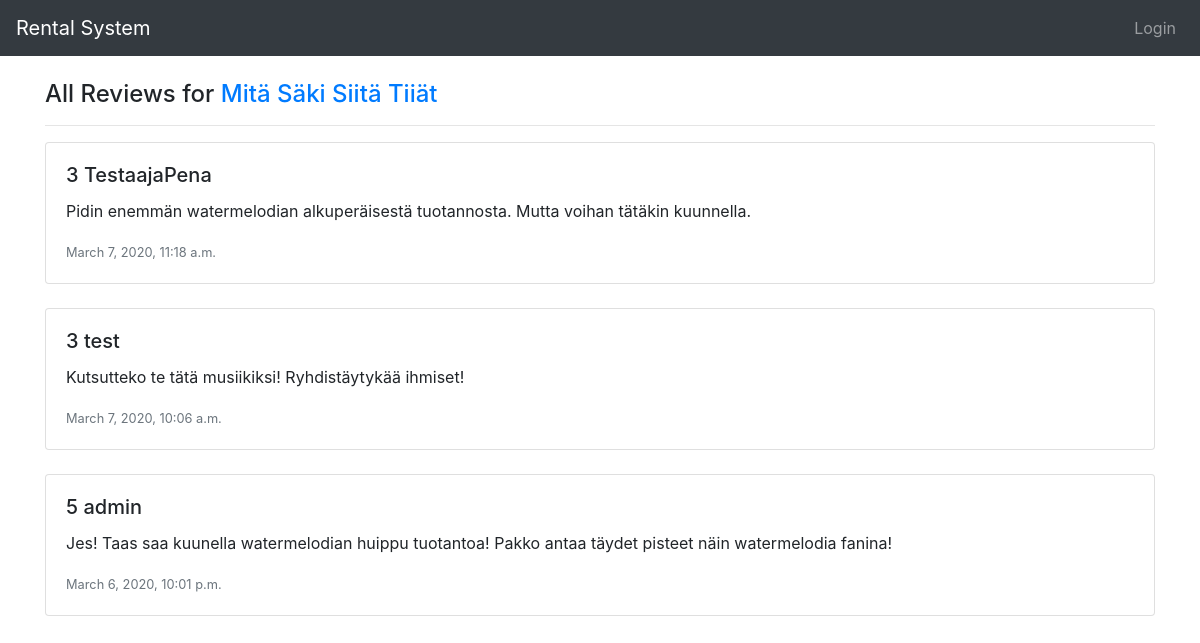
Page /all_reviews/20/ on the committed database.
### rental_system/models.py (models this page shows, shortened)
class Work(models.Model):
    creators = models.ManyToManyField(Creator)
    type = models.ForeignKey(Type, on_delete=models.CASCADE)
    genres = models.ManyToManyField(Genre)
    publishers = models.ManyToManyField(Publisher, blank=True)
    title = models.CharField(max_length=200)
    desc = models.TextField(max_length=500)
    trailer = models.URLField(blank=True)
    image = models.URLField(blank=True)
    date_added = models.DateTimeField()
    pub_date = models.IntegerField(
        default=datetime.date.today().year
        ,
        validators=[
            MaxValueValidator(datetime.date.today().year),
            MinValueValidator(1800)
        ]
    )

class Rating(models.Model):
    user = models.ForeignKey(User, on_delete=models.CASCADE, default=1)
    work = models.ForeignKey(Work, on_delete=models.CASCADE)
    rating = models.IntegerField(
        default=5,
        validators=[
            MaxValueValidator(5),
            MinValueValidator(0)
        ]
    )
    comment = models.TextField(max_length=500)
    post_date = models.DateTimeField(auto_now_add=True, null=True)
    edit_date = models.DateTimeField(blank=True, null=True)
    visible = models.BooleanField(default=True)

### rental_system/views.py (the view)
# urls.py: path('all_reviews/<int:work_id>/', views.all_reviews, name="all_reviews")
def all_reviews(request, work_id):
    reviews = Rating.objects.filter(work_id = work_id, visible = True).order_by('-post_date')
    title = Work.objects.filter(pk = work_id).values('title').first()
    return render(request, 'rental_system/all_reviews.html', {"reviews": reviews, "current_work": work_id, 'title': title})

### rental_system/templates/rental_system/all_reviews.html (shortened to what this page needs)
{% extends 'base.html' %}
{% block content %}
{% load static %}
<br>
<div class="container">
  <h4>All Reviews for <a href="{% url 'work' current_work %}">{{ title.title }}</a></h4>
  <hr>
  {% if reviews %}
  {% for review in reviews %}
  <div class="card w-100">
    <div class="card-body">
      <h5 class="card-title">{{ review.rating }} {{ review.user.username }}</h5>
      <p class="card-text">{{ review.comment }}</p>
      <p class="card-text"><small class="text-muted">{{ review.post_date }}</small></p>
    </div>
  </div>
  <br>
  {% endfor %}
  {% else %}
  <p>No reviews for this work!</p>
  {% endif %}
</div>
{% endblock %}

### rows in the picture
Work: title "Mitä Säki Siitä Tiiät"
Rating: rating "3", user.username "TestaajaPena", comment "Pidin enemmän watermelodian alkuperäisestä tuotannosta. Mutta voihan tätäkin kuunnella.", post_date "March 7, 2020, 11:18 a.m."
Rating: rating "3", user.username "test", comment "Kutsutteko te tätä musiikiksi! Ryhdistäytykää ihmiset!", post_date "March 7, 2020, 10:06 a.m."
Rating: rating "5", user.username "admin", comment "Jes! Taas saa kuunella watermelodian huippu tuotantoa! Pakko antaa täydet pisteet näin watermelodia fanina!", post_date "March 6, 2020, 10:01 p.m."
